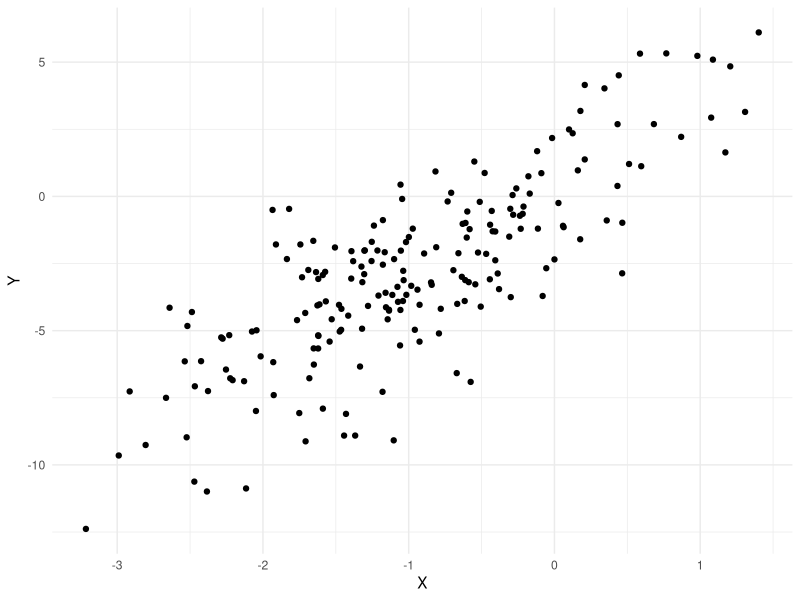
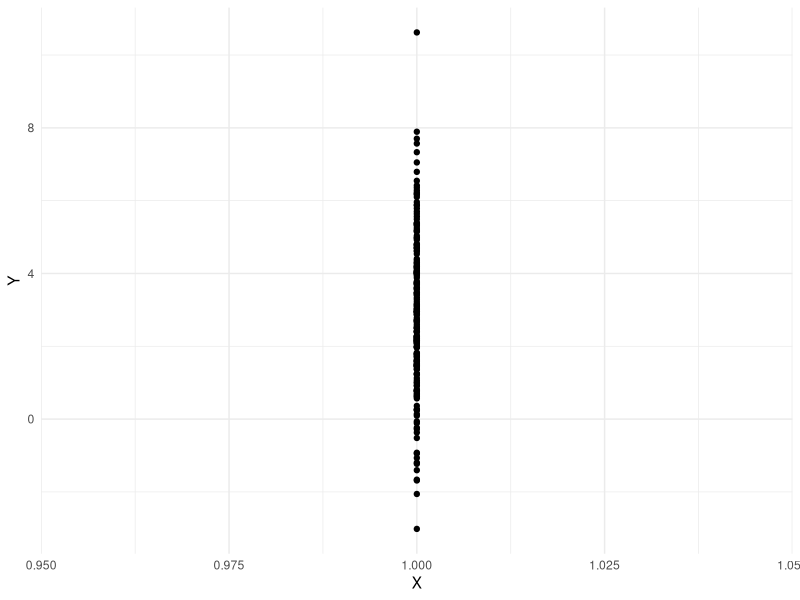

Generate these figures, in order, with R:
## ---- chunk 1
library(tidyverse)
theme_set(theme_minimal())
set.seed(1)
n <- 200
# Step 1: Generate variables with no parents
f_X <- function(noise) noise - 1
noise_X <- rnorm(n)
X <- f_X(noise_X)
# Step k+1: Generate variables that had their
# set of parents finish generating at step k
f_Y <- function(x, noise) 3 * x + 2 * noise
noise_Y <- rnorm(n)
Y <- f_Y(X, noise_Y)
qplot(X, Y)
## ---- chunk 2
mean(Y)
## ---- chunk 3
# Step 1: Generate variables with no parents
X <- 1
# Step k+1: Generate variables that had their
# set of parents finish generating at step k
f_Y <- function(x, noise) 3 * x + 2 * noise
noise_Y <- rnorm(n)
Y <- f_Y(X, noise_Y)
qplot(X, Y)
## ---- chunk 4
mean(Y)
## ---- chunk 5
n <- 10000 # reduce sampling variability
# Step 1: Generate variables with no parents
U <- rnorm(n)
# Step k+1: Generate variables that had their
# set of parents finish generating at step k
f_X <- function(u, noise) 2 * u + 3 + noise
noise_X <- rnorm(n)
X <- f_X(U, noise_X)
f_Y <- function(u, noise) u^2 + noise^2
noise_Y <- rnorm(n)
Y <- f_Y(U, noise_Y)
## ---- chunk 6
mean(Y)
## ---- chunk 7
# Step 1: Generate variables with no parents
U <- rnorm(n)
# Step k+1: Generate variables that had their
# set of parents finish generating at step k
X <- 1
f_Y <- function(u, noise) u^2 + noise^2
noise_Y <- rnorm(n)
Y <- f_Y(U, noise_Y)
## ---- chunk 8
mean(Y)
